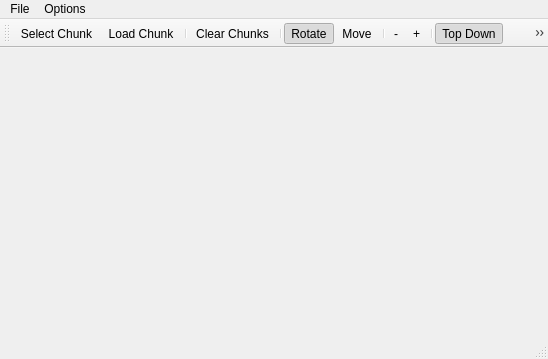
<?xml version="1.0" encoding="UTF-8"?>
<ui version="4.0">
 <class>MainWindow</class>
 <widget class="QMainWindow" name="MainWindow">
  <property name="geometry">
   <rect>
    <x>0</x>
    <y>0</y>
    <width>548</width>
    <height>359</height>
   </rect>
  </property>
  <property name="windowTitle">
   <string>MainWindow</string>
  </property>
  <widget class="QWidget" name="centralWidget">
   <layout class="QVBoxLayout" name="verticalLayout">
    <property name="margin">
     <number>0</number>
    </property>
   </layout>
  </widget>
  <widget class="QMenuBar" name="menuBar">
   <property name="geometry">
    <rect>
     <x>0</x>
     <y>0</y>
     <width>548</width>
     <height>21</height>
    </rect>
   </property>
   <widget class="QMenu" name="menuFile">
    <property name="title">
     <string>File</string>
    </property>
    <widget class="QMenu" name="menuImport_Chunk">
     <property name="title">
      <string>Import Chunk</string>
     </property>
     <addaction name="actionSelectChunk"/>
     <addaction name="actionLoad_Chunk"/>
    </widget>
    <addaction name="menuImport_Chunk"/>
    <addaction name="actionClear_Chunks"/>
    <addaction name="separator"/>
    <addaction name="actionExit"/>
   </widget>
   <widget class="QMenu" name="menuOptions">
    <property name="title">
     <string>Options</string>
    </property>
    <widget class="QMenu" name="menuNavigation_Type">
     <property name="title">
      <string>Navigation Type</string>
     </property>
     <addaction name="actionRotate"/>
     <addaction name="actionMove"/>
    </widget>
    <widget class="QMenu" name="menuRender_Mode">
     <property name="title">
      <string>Render Mode</string>
     </property>
     <widget class="QMenu" name="menuRender_Caves">
      <property name="title">
       <string>Render Caves</string>
      </property>
      <addaction name="actionRender_Caves"/>
      <addaction name="actionRenderCavesLightmap"/>
      <addaction name="actionRenderCavesTextured"/>
     </widget>
     <widget class="QMenu" name="menuRender_All">
      <property name="title">
       <string>Render All</string>
      </property>
      <addaction name="actionRender_All"/>
      <addaction name="actionRenderAllTextured"/>
     </widget>
     <widget class="QMenu" name="menuRender_Top">
      <property name="title">
       <string>Render Top</string>
      </property>
      <addaction name="actionRender_Top"/>
      <addaction name="actionRenderTopTextured"/>
     </widget>
     <addaction name="menuRender_All"/>
     <addaction name="menuRender_Top"/>
     <addaction name="menuRender_Caves"/>
    </widget>
    <addaction name="menuRender_Mode"/>
    <addaction name="menuNavigation_Type"/>
   </widget>
   <addaction name="menuFile"/>
   <addaction name="menuOptions"/>
  </widget>
  <widget class="QToolBar" name="mainToolBar">
   <property name="enabled">
    <bool>true</bool>
   </property>
   <attribute name="toolBarArea">
    <enum>TopToolBarArea</enum>
   </attribute>
   <attribute name="toolBarBreak">
    <bool>false</bool>
   </attribute>
   <addaction name="actionSelectChunk"/>
   <addaction name="actionLoad_Chunk"/>
   <addaction name="separator"/>
   <addaction name="actionClear_Chunks"/>
   <addaction name="separator"/>
   <addaction name="actionRotate"/>
   <addaction name="actionMove"/>
   <addaction name="separator"/>
   <addaction name="actionZoomOut"/>
   <addaction name="actionZoomIn"/>
   <addaction name="separator"/>
   <addaction name="actionTopDown"/>
   <addaction name="actionFirstPerson"/>
   <addaction name="separator"/>
  </widget>
  <widget class="QStatusBar" name="statusBar"/>
  <action name="actionLoad_Chunk">
   <property name="text">
    <string>Load Chunk</string>
   </property>
  </action>
  <action name="actionClear_Chunks">
   <property name="text">
    <string>Clear Chunks</string>
   </property>
  </action>
  <action name="actionExit">
   <property name="text">
    <string>Exit</string>
   </property>
  </action>
  <action name="actionRender_All">
   <property name="checkable">
    <bool>true</bool>
   </property>
   <property name="checked">
    <bool>true</bool>
   </property>
   <property name="text">
    <string>Color</string>
   </property>
  </action>
  <action name="actionRender_Top">
   <property name="checkable">
    <bool>true</bool>
   </property>
   <property name="text">
    <string>Color</string>
   </property>
  </action>
  <action name="actionRender_Caves">
   <property name="checkable">
    <bool>true</bool>
   </property>
   <property name="text">
    <string>Color</string>
   </property>
  </action>
  <action name="actionRotate">
   <property name="checkable">
    <bool>true</bool>
   </property>
   <property name="checked">
    <bool>true</bool>
   </property>
   <property name="text">
    <string>Rotate</string>
   </property>
   <property name="toolTip">
    <string>Rotate Mode</string>
   </property>
  </action>
  <action name="actionMove">
   <property name="checkable">
    <bool>true</bool>
   </property>
   <property name="text">
    <string>Move</string>
   </property>
  </action>
  <action name="actionZoomIn">
   <property name="text">
    <string>+</string>
   </property>
  </action>
  <action name="actionZoomOut">
   <property name="text">
    <string>-</string>
   </property>
  </action>
  <action name="actionSelectChunk">
   <property name="enabled">
    <bool>true</bool>
   </property>
   <property name="text">
    <string>Select Chunk</string>
   </property>
  </action>
  <action name="actionFirstPerson">
   <property name="checkable">
    <bool>true</bool>
   </property>
   <property name="text">
    <string>First Person</string>
   </property>
  </action>
  <action name="actionTopDown">
   <property name="checkable">
    <bool>true</bool>
   </property>
   <property name="checked">
    <bool>true</bool>
   </property>
   <property name="text">
    <string>Top Down</string>
   </property>
  </action>
  <action name="actionRenderCavesLightmap">
   <property name="checkable">
    <bool>true</bool>
   </property>
   <property name="text">
    <string>Lightmap</string>
   </property>
  </action>
  <action name="actionRenderAllTextured">
   <property name="checkable">
    <bool>true</bool>
   </property>
   <property name="text">
    <string>Textured</string>
   </property>
  </action>
  <action name="actionRenderTopTextured">
   <property name="checkable">
    <bool>true</bool>
   </property>
   <property name="text">
    <string>Textured</string>
   </property>
  </action>
  <action name="actionRenderCavesTextured">
   <property name="checkable">
    <bool>true</bool>
   </property>
   <property name="text">
    <string>Textured</string>
   </property>
  </action>
 </widget>
 <layoutdefault spacing="6" margin="11"/>
 <resources/>
 <connections/>
</ui>
